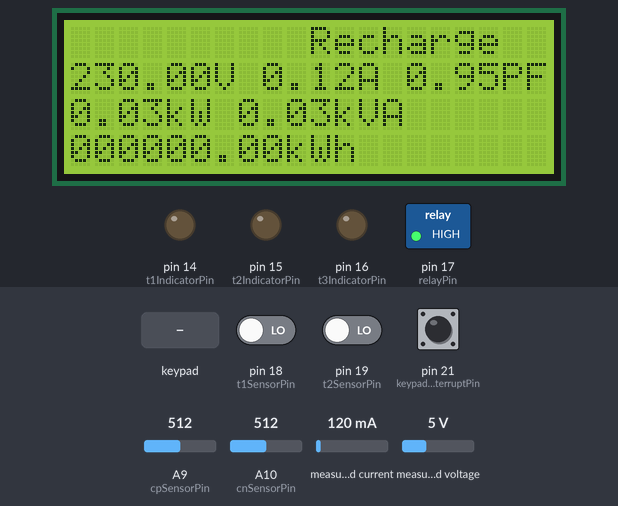
Recording of a sketch running on a simulated Arduino Mega 2560, built with avr-gcc and run on an emulated ATmega2560. On the bench: 20×4 character LCD, switched loads named in the sketch (green lamp = pin HIGH), output pins drawn as LEDs (lit = HIGH). The inputs (shaded band) are chosen by the test bench; at power-on: pin 21 (keypadInterruptPin) LOW, A9 (cpSensorPin) = 512, pin 18 (t1SensorPin) LOW, pin 19 (t2SensorPin) LOW, A10 (cnSensorPin) = 512, measured current 120 mA, measured voltage 5 V. What the sketch prints to the serial monitor is not drawn.

Above: at 1.2 s.
1.3 s: pin 21 (keypadInterruptPin) pulled HIGH for 0.85 s
At 2.9 s:
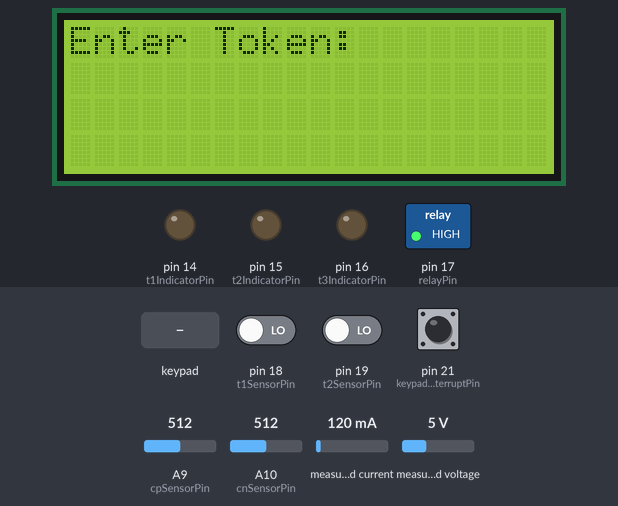
3.6 s: keypad keys 2 4 2 5 2 6 2 7 * pressed 1.022 s apart
At 12.9 s:
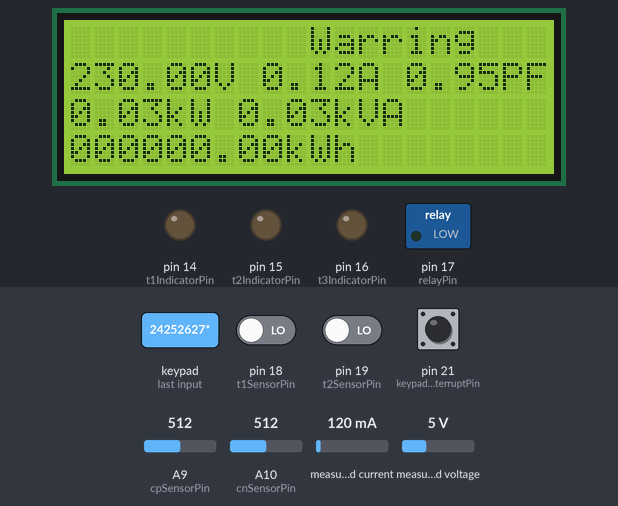
14.2 s: A9 (cpSensorPin) set to 554
15.8 s: A9 (cpSensorPin) set to 575
At 17.2 s:
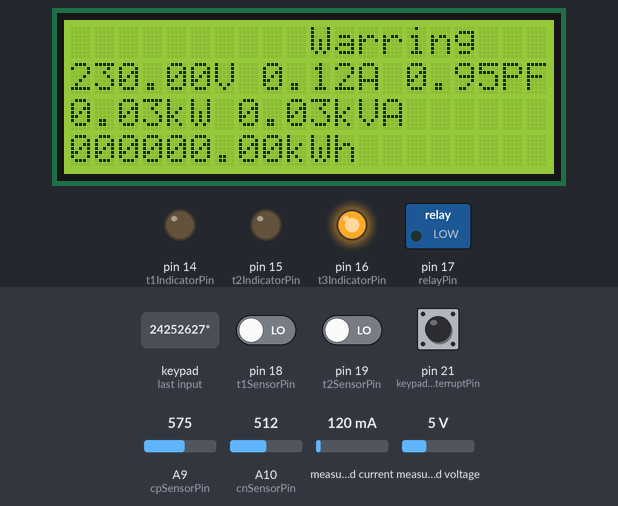
17.5 s: pin 18 (t1SensorPin) driven HIGH
At 18.6 s:
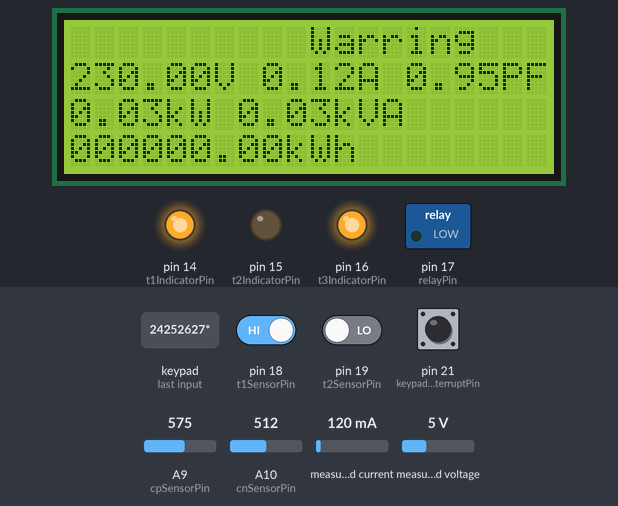
19.6 s: pin 19 (t2SensorPin) driven HIGH
At 20.6 s:
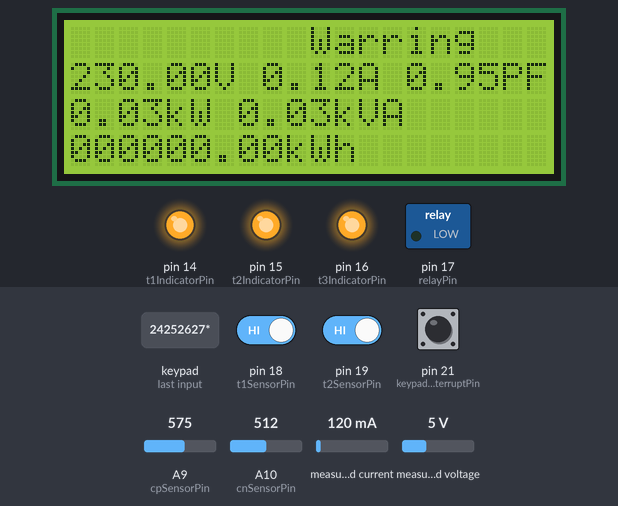
Timing chart, 0 to 22.6 s (numbered marks = the images above; inputs shaded):
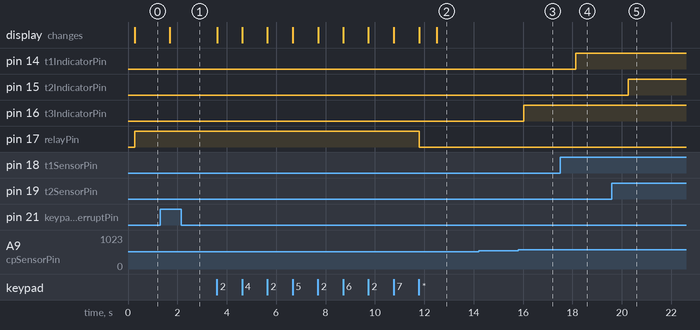

The sketch:

sm_mega.ino
```cpp
// include the library code:
#include<wire.h>
#include <LiquidCrystal.h> //library for LCD
#include "EmonLib.h"   // Include Emon Library
#include <Keypad.h>

// Keypad Setups
const byte ROWS = 4; //four rows
const byte COLS = 3; //three columns
char keys[ROWS][COLS] = {
        {'1','2','3'},
        {'4','5','6'},
        {'7','8','9'},
        {'*','0','#'}
    };
//connect to the row pin-outs of the keypad
byte rowPins[ROWS] = {24, 25, 26, 27};
//connect to the column pin-outs of the keypad
byte colPins[COLS] = {23, 22, 21};
//initialize an instance of class NewKeypad
Keypad keypad = Keypad( makeKeymap(keys), rowPins, colPins, ROWS, COLS );


// LCD Setup
LiquidCrystal lcd(35, 34, 33, 32, 31, 30);

// Energy Monitoring Setup
EnergyMonitor emon1;
EnergyMonitor emon2;

// sensor pins
int keypadInterruptPin = 21;
int t1SensorPin = 18;
int t2SensorPin = 19;
int vSensorPin = A8;
int cpSensorPin = A9;
int cnSensorPin = A10;

//output pins
int t1IndicatorPin = 14;
int t2IndicatorPin = 15;
int t3IndicatorPin = 16;
int relayPin = 17;

// sensor constants
// constants for sensor sensitivity
float vSensorSensitivity = ((100.0+10.0)/10.0)*(220.0/12.0);
float cSensorSensitivity = (1000.0/1.0)*(1.0/33.0);

// variables
int t1State = 0;
int t2State = 0;
String token ="";
char keypressed = ' ';
// prechused energy
float purchasedEnergy = 0.0;

// flags
bool keyPressedAtInterrupt = false;

// Variables for Calculations
unsigned long previousMillis = 0;
unsigned long lastDisplayTime = 6000;
float kWh = 0.0;

void setup() {
    //===========================================
    //----------- pin mode settings -------------
    //===========================================
    //input pins
    pinMode(t1SensorPin,INPUT);
    pinMode(t2SensorPin,INPUT);
    pinMode(keypadInterruptPin, INPUT);
    //output pins
    pinMode(relayPin,OUTPUT);
    pinMode(t1IndicatorPin,OUTPUT);
    pinMode(t2IndicatorPin,OUTPUT);
    pinMode(t3IndicatorPin,OUTPUT);

    //===========================================
    //---------- Interrupt settings -------------
    //===========================================
    // setting interrupt for the Keypad
    attachInterrupt(digitalPinToInterrupt(keypadInterruptPin), callReadToken, RISING);

    //===========================================
    //-------- Energy Monitoring settings -------
    //===========================================
    //voltage and current measurement setting
    emon1.voltage(vSensorPin, vSensorSensitivity, 0.0);
    emon1.current(cpSensorPin, cSensorSensitivity);
    // emon2.current(cnSensorPin, cSensorSensitivity);

    //===========================================
    //----------- LCD Display settings ----------
    //===========================================
    // set up the LCD's number of columns and rows
    lcd.begin(20, 4);
    //===========================================
    //----------- Serial settings ---------------
    //===========================================
    Serial.begin(9600);
}

void loop() {
    //===========================================
    //----------- Reading inputs ----------------
    //===========================================
    // digital pins
    t1State = digitalRead(t1SensorPin);
    t2State  = digitalRead(t2SensorPin);
    //analog pins
    ADMUX = 0x40;
    int ip = analogRead(cpSensorPin);
    int in = analogRead(cnSensorPin);

    // Meter Parameter Calculation
    emon1.calcVI(20,2000);
    // emon2.calcVI(20,2000);
    // Voltage and Current RMS values
    float vRMS = emon1.Vrms;
    // phase current
    float ipRMS = emon1.Irms;
    // neutral current
    // float inRMS = emon2.Irms;
    // real and apparent power
    float kW = emon1.realPower/1000.0;
    float kVA = emon1.apparentPower/1000.0;
    // power factor
    float pf = emon1.powerFactor;
    // Calculate Energyte%tem
    unsigned long currentMillis = millis();
    unsigned long elapsedTime = currentMillis - previousMillis;
    if (elapsedTime >= 1000) {
        previousMillis = currentMillis;
        kWh += (kW * (elapsedTime / 1000.0)) / 3600;
    }
    // counting number of digits before decimal point for kWh
    int kwhDigites = 5;
    float temp = kWh/10.0;
    while(temp>1.0){
        kwhDigites -= 1;
        temp/=10.0;
    }

    // displaying parameters
    if(currentMillis-lastDisplayTime>5000){
        // serial display
        serialDisplay(vRMS, ipRMS, kW, kVA, pf, kWh, kwhDigites);
        // LCD display
        lcdDisplay(vRMS, ipRMS, kW, kVA, pf, kWh, kwhDigites);

        lastDisplayTime = currentMillis;
    }

    if(keyPressedAtInterrupt){
        token = readToken();
        keyPressedAtInterrupt = false;
    }

    if(token != ""){
        Serial.println("Checking Validity of the token!!!");
        purchasedEnergy += 0.1;
        token = "";
    }
    // Service control
    if(purchasedEnergy >= kWh){
        float diff = purchasedEnergy-kWh;
        if(diff >= 0.05 && diff <= 0.1){
            Serial.println("Warring");
            lcd.setCursor(10,0);
            lcd.print("Warring");
            Serial.println(purchasedEnergy);
            digitalWrite(relayPin, LOW);
        } else if(diff <= 0.05){
            Serial.println("Recharge");
            lcd.setCursor(10,0);
            lcd.print("Recharge");
            // Serial.println(purchasedEnergy);
            digitalWrite(relayPin, HIGH);
        } else{
            digitalWrite(relayPin, LOW);
            // Serial.println(purchasedEnergy);
        }
    } else{
        digitalWrite(relayPin, HIGH);
        Serial.println("Recharge");
    }

    //===========================================
    //-------- setting tamper indicators --------
    //===========================================
    // main cover tamper sensor
    digitalWrite(t1IndicatorPin, t1State);
    // terminal cover tamper sensors
    digitalWrite(t2IndicatorPin, t2State);
    // Phase and Neutral tamper sensor
    if(abs(ip-in)>50){
        digitalWrite(t3IndicatorPin, HIGH);
    } else {
        digitalWrite(t3IndicatorPin, LOW);
    }
    delay(500);

}

// Keypad Interrupt Interrupt Service Routine (ISR)
void callReadToken(){
    keyPressedAtInterrupt = true;
}

// Keypad Character reading function
String readToken(){
    int cursorPos = 0;
    token = "";
    lcd.clear();
    Serial.print("Enter Token: ");
    lcd.setCursor(0,0);
    lcd.print("Enter Token: ");
    lcd.setCursor(0,1);
    while(true){
        keypressed = keypad.getKey();
        if(keypressed=='*'){
            Serial.println();
            break;
        } else if(keypressed){
            if(keypressed=='#'){
                // cursorPos-=1;
                // lcd.setCursor(cursorPos,1);
                continue;
            }
            Serial.print(keypressed);
            lcd.print(keypressed);
            token += String(keypressed);
            cursorPos+=1;
        }
    }
    Serial.println(token);

    return token;
}
// LCD displaying function
void lcdDisplay(float vRMS, float ipRMS, float kW, float kVA, float pf, float kWh, int count){
    String preFix = "";
    for(int i=0;i<count;i++){
        preFix += '0';
    }
    // clearing previous values
    lcd.clear();
    // 2nd row of LCD
    lcd.setCursor(0,1);
    lcd.print(String(vRMS)+"V ");
    lcd.print(String(ipRMS)+"A ");
    lcd.print(String(pf)+"PF");
    // 3rd row of LCD
    lcd.setCursor(0,2);
    lcd.print(String(kW)+"kW ");
    lcd.print(String(kVA)+"kVA ");
    // 4th row of LCD
    lcd.setCursor(0,3);
    lcd.print(preFix+String(kWh)+"kWh");
}
// Serial displaying function
void serialDisplay(float vRMS, float ipRMS, float kW, float kVA, float pf, float kWh, int count){
    String preFix = "";
    for(int i=0;i<count;i++){
        preFix += '0';
    }
    Serial.print(String(vRMS) + "V ");
    Serial.print(String(ipRMS) + "A ");
    Serial.print(String(kW) + "kW ");
    Serial.print(String(kVA) + "kVA ");
    Serial.print(String(pf) + "PF ");
    Serial.println(preFix+ String(kWh) + "kWh");
    Serial.println("\n");
}
```

Measured:
- the behaviour switches between 562 and 563 on A9 (cpSensorPin) (found by bisection; images 2 and 3)
- after the input at 1.3 s, the display: changes after 0.39 s (image 1)
- after the input at 3.6 s, pin 17 (relayPin): HIGH → LOW after 8.2 s; the display: first changes at once (image 2 shows a later state)
- after the input at 14.2 s, every drawn part: stays the same
- after the input at 15.8 s, pin 16 (t3IndicatorPin): LOW → HIGH after 0.22 s
- after the input at 17.5 s, pin 14 (t1IndicatorPin): LOW → HIGH after 0.64 s
- after the input at 19.6 s, pin 15 (t2IndicatorPin): LOW → HIGH after 0.65 s
